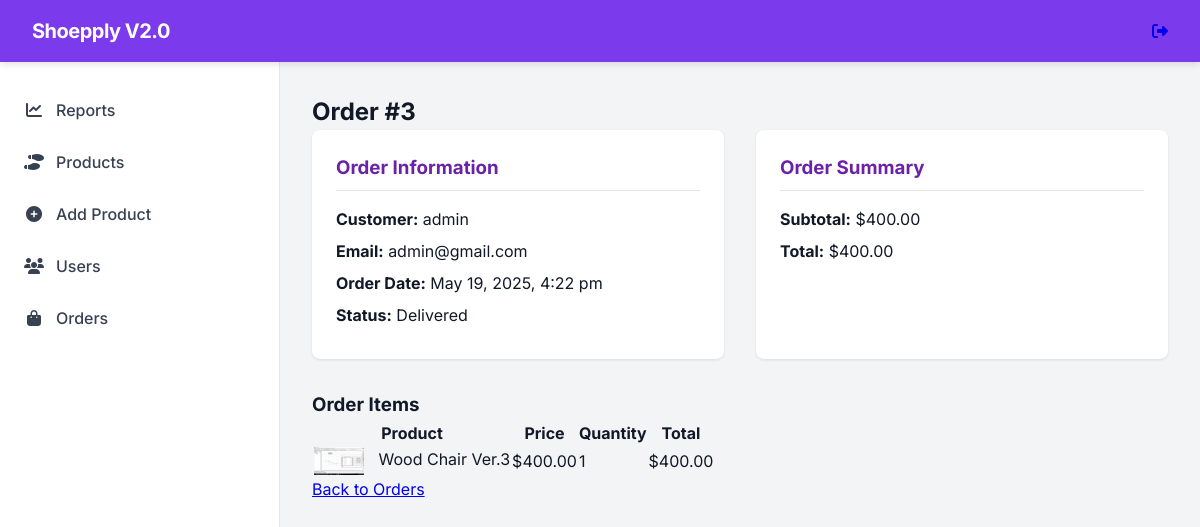
/admin/view_order.php?id=3 (signed in), run on the app's committed database.
### tables this page shows
CREATE TABLE IF NOT EXISTS `orders` (
  `id` int(11) NOT NULL AUTO_INCREMENT,
  `user_id` int(11) NOT NULL,
  `total_amount` decimal(10,2) NOT NULL,
  `status` enum('pending','processing','shipped','delivered','cancelled') DEFAULT 'pending',
  `created_at` timestamp NOT NULL DEFAULT current_timestamp(),
  `updated_at` timestamp NOT NULL DEFAULT current_timestamp() ON UPDATE current_timestamp(),
  PRIMARY KEY (`id`),
  KEY `user_id` (`user_id`)
);

CREATE TABLE IF NOT EXISTS `users` (
  `id` int(11) NOT NULL AUTO_INCREMENT,
  `username` varchar(50) NOT NULL,
  `email` varchar(255) NOT NULL,
  `password` varchar(255) NOT NULL,
  `role` enum('admin','user') DEFAULT 'user',
  `created_at` timestamp NOT NULL DEFAULT current_timestamp(),
  `updated_at` timestamp NOT NULL DEFAULT current_timestamp() ON UPDATE current_timestamp(),
  PRIMARY KEY (`id`),
  UNIQUE KEY `email` (`email`)
);

CREATE TABLE IF NOT EXISTS `order_items` (
  `id` int(11) NOT NULL AUTO_INCREMENT,
  `order_id` int(11) NOT NULL,
  `product_id` int(11) NOT NULL,
  `quantity` int(11) NOT NULL,
  `price` decimal(10,2) NOT NULL,
  PRIMARY KEY (`id`),
  KEY `order_id` (`order_id`),
  KEY `product_id` (`product_id`)
);

CREATE TABLE IF NOT EXISTS `products` (
  `id` int(11) NOT NULL AUTO_INCREMENT,
  `product_name` varchar(100) NOT NULL,
  `sku` varchar(100) DEFAULT NULL,
  `product_description` text DEFAULT NULL,
  `price` decimal(10,2) NOT NULL,
  `category` varchar(50) DEFAULT NULL,
  `product_image` varchar(255) DEFAULT NULL,
  `stock_quantity` int(11) DEFAULT 0,
  `is_featured` tinyint(1) DEFAULT 0,
  `created_at` timestamp NOT NULL DEFAULT current_timestamp(),
  `updated_at` timestamp NOT NULL DEFAULT current_timestamp() ON UPDATE current_timestamp(),
  PRIMARY KEY (`id`),
  UNIQUE KEY `sku` (`sku`)
);

### admin/view_order.php (the view, shortened to what this page needs)
<?php
require_once 'header.php';
$order_id = $_GET['id'];
$stmt = $pdo->prepare("
    SELECT o.*, u.username, u.email
    FROM orders o
    JOIN users u ON o.user_id = u.id
    WHERE o.id = ?
");
$stmt->execute([$order_id]);
$order = $stmt->fetch();
$stmt = $pdo->prepare("
    SELECT oi.*, p.product_name, p.product_image
    FROM order_items oi
    JOIN products p ON oi.product_id = p.id
    WHERE oi.order_id = ?
");
$stmt->execute([$order_id]);
$items = $stmt->fetchAll();
?>
<h2>Order #<?php echo $order['id']; ?></h2>
<div class="order-details">
    <div class="order-info">
        <h3>Order Information</h3>
        <p><strong>Customer:</strong> <?php echo htmlspecialchars($order['username']); ?></p>
        <p><strong>Email:</strong> <?php echo htmlspecialchars($order['email']); ?></p>
        <p><strong>Order Date:</strong> <?php echo date('F j, Y, g:i a', strtotime($order['created_at'])); ?></p>
        <p><strong>Status:</strong>
            <span class="status-badge <?php echo strtolower($order['status']); ?>">
                <?php echo ucfirst($order['status']); ?>
            </span>
        </p>
    </div>
    <div class="order-summary">
        <h3>Order Summary</h3>
        <p><strong>Subtotal:</strong> $<?php echo number_format($order['total_amount'], 2); ?></p>
        <p><strong>Total:</strong> $<?php echo number_format($order['total_amount'], 2); ?></p>
    </div>
</div>
<h3>Order Items</h3>
<table class="admin-table">
    <thead>
        <tr>
            <th>Product</th>
            <th>Price</th>
            <th>Quantity</th>
            <th>Total</th>
        </tr>
    </thead>
    <tbody>
        <?php foreach ($items as $item): ?>
        <tr>
            <td>
                <?php if ($item['product_image']): ?>
                <img src="../<?php echo htmlspecialchars($item['product_image']); ?>" width="50" style="vertical-align: middle; margin-right: 10px;">
                <?php endif; ?>
                <?php echo htmlspecialchars($item['product_name']); ?>
            </td>
            <td>$<?php echo number_format($item['price'], 2); ?></td>
            <td><?php echo $item['quantity']; ?></td>
            <td>$<?php echo number_format($item['price'] * $item['quantity'], 2); ?></td>
        </tr>
        <?php endforeach; ?>
    </tbody>
</table>
<a href="orders.php" class="admin-button">Back to Orders</a>
<?php include 'footer.php'; ?>

### admin/header.php (style rules this page uses)
:root { --primary: #7c3aed; --primary-light: #8b5cf6; --primary-dark: #6d28d9; --gray-100: #f3f4f6; --gray-200: #e5e7eb; --gray-300: #d1d5db; --gray-700: #374151; --gray-900: #111827; --success: #10b981; --warning: #f59e0b; --danger: #ef4444; }
* { margin: 0; padding: 0; box-sizing: border-box; }
body { font-family: 'Inter', sans-serif; background-color: var(--gray-100); color: var(--gray-900); line-height: 1.5; }

### admin/view_order.php (style rules this page uses)
.order-details { display: grid; grid-template-columns: 1fr; gap: 2rem; margin-bottom: 2rem; }
@media (min-width: 768px) { .order-details { grid-template-columns: 1fr 1fr; } }
.order-info, .order-summary { background: white; padding: 1.5rem; border-radius: 0.5rem; box-shadow: 0 1px 3px rgba(0, 0, 0, 0.1); }
.order-info h3, .order-summary h3 { color: #6b21a8; margin-top: 0; margin-bottom: 1rem; padding-bottom: 0.5rem; border-bottom: 1px solid #e5e7eb; }
.order-info p, .order-summary p { margin: 0.5rem 0; }

### data on the page
orders: id "3", user.username "admin", user.email "admin@gmail.com", created_at "May 19, 2025, 4:22 pm", status "Delivered", total_amount "400.00"
order_items: product.product_image (picture), product.product_name "Wood Chair Ver.3", price "400.00", quantity "1", $item['price']*$item['quantity'] "400.00"
